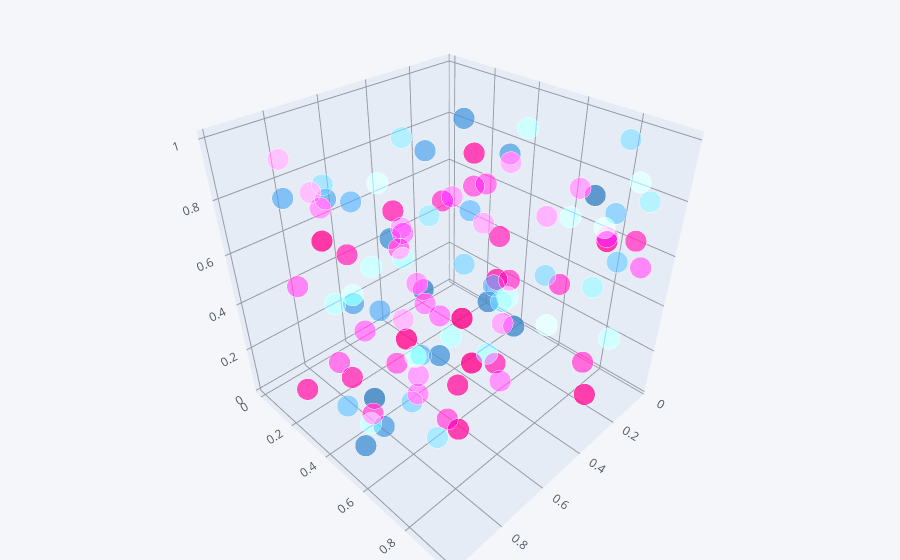

Notebook code for this chart:
### Code cell
df.iplot(kind='scatter3d', x='A', y='B', z='C', size=15,
                             title='Cufflinks - Scatter 3D Chart',colors=['blue','pink'],width=0.5,margin=(0,0,0,0),
                             opacity=1)
